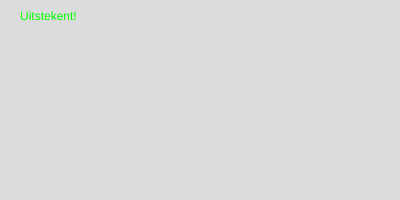
Frame 1 (no input)
Frame 60 (no input): identical to frame 1, image omitted
Frame 120 (the mouse pressed at the canvas centre since frame 60): identical to frame 1, image omitted

The p5.js sketch that drew this single still picture (run headless with seeded random() and noise() and a simulated clock; from frame 60 on, the mouse is pressed at the canvas centre):

// p5.js sketch
// ── sketch.js
function setup() {
  createCanvas(400, 200);
}

function draw() {
  background(220);

  let score = 90;
  // random(score = score >= 1 || score <= 100) // [Deze code werkt niet, en ik weet niet hoe ik het can behandelen]

  if (score >= 90) {
    fill(0, 255, 0);
    text("Uitstekent!", 20, 20);
  } else if (score >= 70 && score <= 89 ) {
    fill(255, 255, 0);
    text("Goed gedaan!", 20, 40);
  } else if (score >= 50 && score <= 69) {
    fill(255, 125, 0);
    text("Voldoende...", 20, 60);
  } else {
    fill(255, 0, 0);
    text("Onvoldoende...", 20, 80);
  }
}
